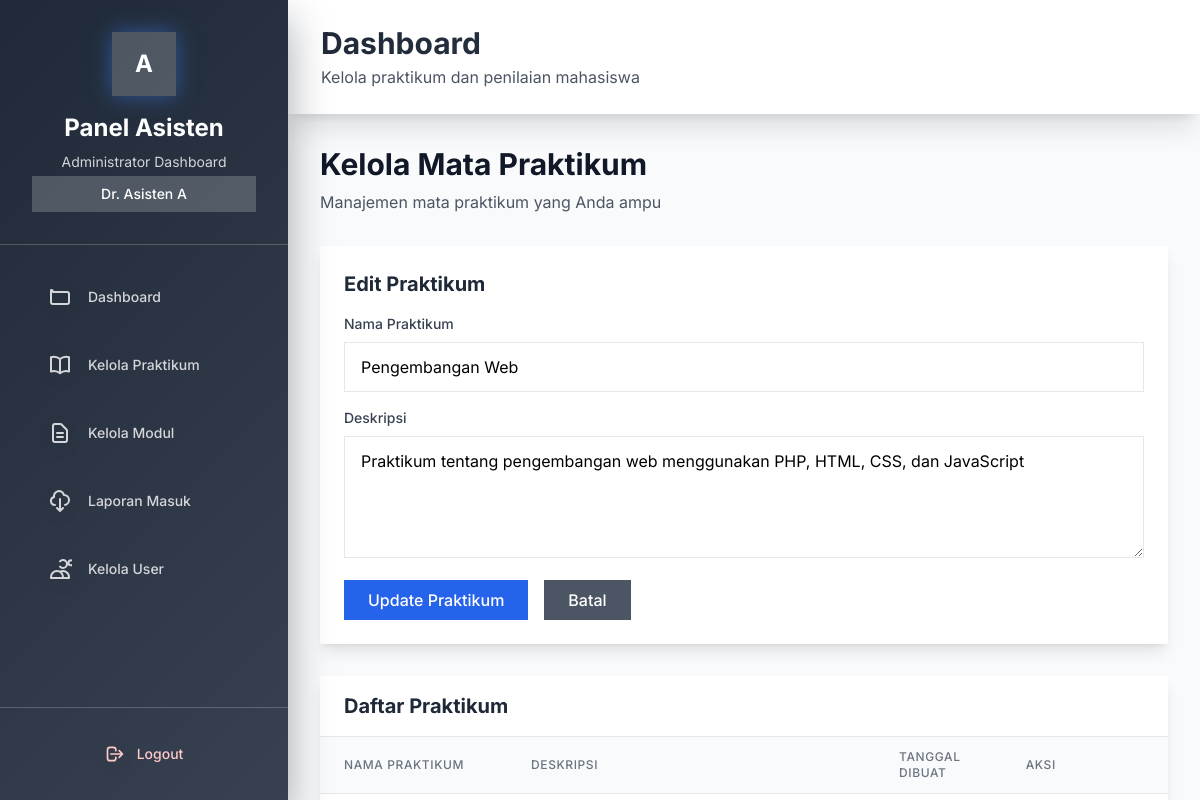
/SistemPengumpulanTugas/asisten/kelola_praktikum.php?edit=1 (signed in), run on the app's committed database.
### tables this page shows
CREATE TABLE `praktikum` (
  `id` int(11) NOT NULL AUTO_INCREMENT,
  `nama_praktikum` varchar(100) NOT NULL,
  `deskripsi` text,
  `asisten_id` int(11) NOT NULL,
  `created_at` timestamp NOT NULL DEFAULT current_timestamp(),
  PRIMARY KEY (`id`),
  KEY `fk_praktikum_asisten` (`asisten_id`),
  CONSTRAINT `fk_praktikum_asisten` FOREIGN KEY (`asisten_id`) REFERENCES `users` (`id`) ON DELETE CASCADE
);

### SistemPengumpulanTugas/asisten/kelola_praktikum.php (the view, shortened to what this page needs)
<?php
require_once '../config.php';
$user_id = $_SESSION['user_id'];
$praktikum_sql = "SELECT * FROM praktikum WHERE asisten_id = ? ORDER BY created_at DESC";
$praktikum_stmt = $conn->prepare($praktikum_sql);
$praktikum_stmt->bind_param("i", $user_id);
$praktikum_stmt->execute();
$praktikum_result = $praktikum_stmt->get_result();
$edit_praktikum = null;
if (isset($_GET['edit'])) {
    $edit_id = $_GET['edit'];
    $edit_sql = "SELECT * FROM praktikum WHERE id = ? AND asisten_id = ?";
    $edit_stmt = $conn->prepare($edit_sql);
    $edit_stmt->bind_param("ii", $edit_id, $user_id);
    $edit_stmt->execute();
    $edit_result = $edit_stmt->get_result();
    $edit_praktikum = $edit_result->fetch_assoc();
}
?>
<!DOCTYPE html>
<html lang="id">
<head>
    <script src="https://cdn.tailwindcss.com"></script>
</head>
<body class="bg-gray-50">
    <?php include 'templates/header.php'; ?>
    <div class="min-h-screen py-8">
        <div class="max-w-7xl mx-auto px-4 sm:px-6 lg:px-8">
            <div class="mb-8">
                <h1 class="text-3xl font-bold text-gray-900">Kelola Mata Praktikum</h1>
                <p class="text-gray-600 mt-2">Manajemen mata praktikum yang Anda ampu</p>
            </div>
            <div class="bg-white shadow-lg mb-8 p-6">
                <h2 class="text-xl font-bold text-gray-800 mb-4">
                    <?php echo $edit_praktikum ? 'Edit' : 'Tambah'; ?> Praktikum
                </h2>
                <form method="POST" class="space-y-4">
                    <div>
                        <label for="nama_praktikum" class="block text-sm font-medium text-gray-700 mb-2">Nama Praktikum</label>
                        <input type="text" id="nama_praktikum" name="nama_praktikum" required
                               value="<?php echo htmlspecialchars($edit_praktikum['nama_praktikum'] ?? ''); ?>"
                               class="w-full px-4 py-3 border border-gray-200 focus:border-blue-500 focus:outline-none transition-colors duration-200">
                    </div>
                    <div>
                        <label for="deskripsi" class="block text-sm font-medium text-gray-700 mb-2">Deskripsi</label>
                        <textarea id="deskripsi" name="deskripsi" rows="4"
                                  class="w-full px-4 py-3 border border-gray-200 focus:border-blue-500 focus:outline-none transition-colors duration-200"><?php echo htmlspecialchars($edit_praktikum['deskripsi'] ?? ''); ?></textarea>
                    </div>
                    <div class="flex items-center space-x-4">
                        <button type="submit" name="<?php echo $edit_praktikum ? 'edit_praktikum' : 'tambah_praktikum'; ?>"
                                class="bg-blue-600 hover:bg-blue-700 text-white px-6 py-2 font-medium transition-colors duration-200">
                            <?php echo $edit_praktikum ? 'Update' : 'Tambah'; ?> Praktikum
                        </button>
                        <?php if ($edit_praktikum): ?>
                            <a href="kelola_praktikum.php"
                               class="bg-gray-600 hover:bg-gray-700 text-white px-6 py-2 font-medium transition-colors duration-200">
                                Batal
                            </a>
                        <?php endif; ?>
                    </div>
                </form>
            </div>
            <div class="bg-white shadow-lg">
                <div class="px-6 py-4 border-b border-gray-200">
                    <h2 class="text-xl font-bold text-gray-800">Daftar Praktikum</h2>
                </div>
                <div class="overflow-x-auto">
                    <table class="min-w-full divide-y divide-gray-200">
                        <thead class="bg-gray-50">
                            <tr>
                                <th class="px-6 py-3 text-left text-xs font-medium text-gray-500 uppercase tracking-wider">Nama Praktikum</th>
                                <th class="px-6 py-3 text-left text-xs font-medium text-gray-500 uppercase tracking-wider">Deskripsi</th>
                                <th class="px-6 py-3 text-left text-xs font-medium text-gray-500 uppercase tracking-wider">Tanggal Dibuat</th>
                                <th class="px-6 py-3 text-left text-xs font-medium text-gray-500 uppercase tracking-wider">Aksi</th>
                            </tr>
                        </thead>
                        <tbody class="bg-white divide-y divide-gray-200">
                            <?php while ($praktikum = $praktikum_result->fetch_assoc()): ?>
                                <tr>
                                    <td class="px-6 py-4 whitespace-nowrap">
                                    </td>
                                    <td class="px-6 py-4">
                                    </td>
                                    <td class="px-6 py-4 whitespace-nowrap">
                                    </td>
                                    <td class="px-6 py-4 whitespace-nowrap text-sm font-medium space-x-2">
                                    </td>
                                </tr>
                            <?php endwhile; ?>
                        </tbody>
                    </table>
                </div>
            </div>
        </div>
    </div>
    <?php include 'templates/footer.php'; ?>
</body>
</html>

### SistemPengumpulanTugas/asisten/templates/header.php (style rules this page uses)
body { font-family: 'Inter', sans-serif; }

### data on the page
praktikum: nama_praktikum "Pengembangan Web", deskripsi "Praktikum tentang pengembangan web menggunakan PHP, HTML, CSS, dan JavaScript"

### other printed values
$_SESSION['nama'] "Dr. Asisten A"
$pageTitle "Dashboard"
